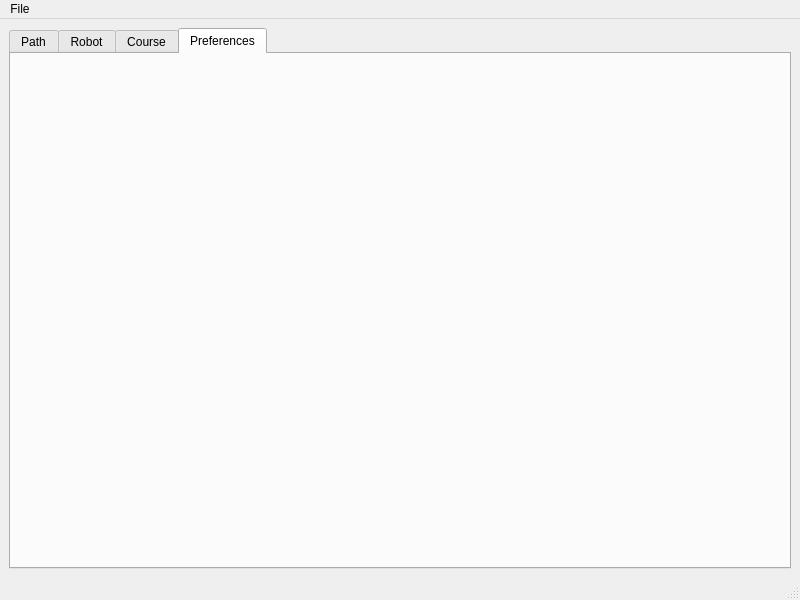
<?xml version="1.0" encoding="UTF-8"?>
<ui version="4.0">
 <class>MainWindow</class>
 <widget class="QMainWindow" name="MainWindow">
  <property name="geometry">
   <rect>
    <x>0</x>
    <y>0</y>
    <width>800</width>
    <height>600</height>
   </rect>
  </property>
  <property name="windowTitle">
   <string>MainWindow</string>
  </property>
  <widget class="QWidget" name="centralwidget">
   <layout class="QHBoxLayout" name="horizontalLayout">
    <item>
     <widget class="QTabWidget" name="tab_widget">
      <property name="currentIndex">
       <number>3</number>
      </property>
      <widget class="rip::gui::splineplanner::PathWidget" name="path_tab">
       <attribute name="title">
        <string>Path</string>
       </attribute>
      </widget>
      <widget class="rip::gui::splineplanner::RobotSettingsWidget" name="robot_tab">
       <attribute name="title">
        <string>Robot</string>
       </attribute>
      </widget>
      <widget class="rip::gui::splineplanner::CourseSettingsWidget" name="course_tab">
       <attribute name="title">
        <string>Course</string>
       </attribute>
      </widget>
      <widget class="rip::gui::splineplanner::PreferencesWidget" name="preferences_tab">
       <attribute name="title">
        <string>Preferences</string>
       </attribute>
      </widget>
     </widget>
    </item>
   </layout>
  </widget>
  <widget class="QMenuBar" name="menubar">
   <property name="geometry">
    <rect>
     <x>0</x>
     <y>0</y>
     <width>800</width>
     <height>22</height>
    </rect>
   </property>
   <widget class="QMenu" name="menuFile">
    <property name="title">
     <string>File</string>
    </property>
    <addaction name="load_waypoints"/>
    <addaction name="load_world"/>
    <addaction name="save_trajectory"/>
    <addaction name="separator"/>
   </widget>
   <addaction name="menuFile"/>
  </widget>
  <widget class="QStatusBar" name="statusbar"/>
  <action name="load_waypoints">
   <property name="text">
    <string>Load Waypoints</string>
   </property>
  </action>
  <action name="save_trajectory">
   <property name="text">
    <string>Save Trajectory</string>
   </property>
  </action>
  <action name="preferences">
   <property name="text">
    <string>Preferences</string>
   </property>
  </action>
  <action name="load_world">
   <property name="text">
    <string>Load World</string>
   </property>
  </action>
 </widget>
 <customwidgets>
  <customwidget>
   <class>rip::gui::splineplanner::PreferencesWidget</class>
   <extends>QWidget</extends>
   <header>spline_planner_gui/preferences_widget.hpp</header>
   <container>1</container>
  </customwidget>
  <customwidget>
   <class>rip::gui::splineplanner::PathWidget</class>
   <extends>QWidget</extends>
   <header>spline_planner_gui/path_widget.hpp</header>
   <container>1</container>
  </customwidget>
  <customwidget>
   <class>rip::gui::splineplanner::RobotSettingsWidget</class>
   <extends>QWidget</extends>
   <header>spline_planner_gui/robot_settings_widget.hpp</header>
   <container>1</container>
  </customwidget>
  <customwidget>
   <class>rip::gui::splineplanner::CourseSettingsWidget</class>
   <extends>QWidget</extends>
   <header>spline_planner_gui/course_settings_widget.hpp</header>
   <container>1</container>
  </customwidget>
 </customwidgets>
 <resources/>
 <connections/>
</ui>
